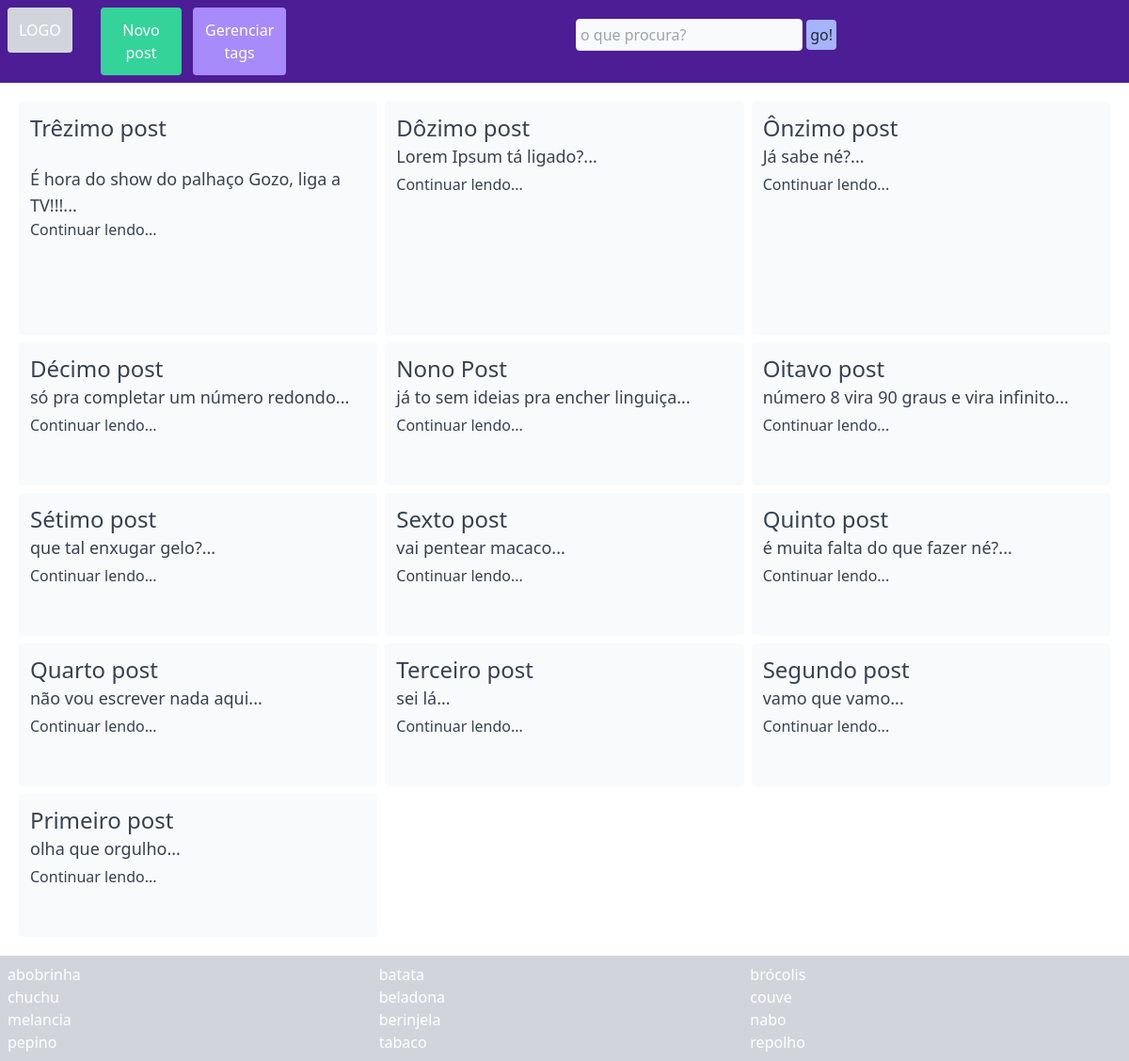
The app's page /, older data.
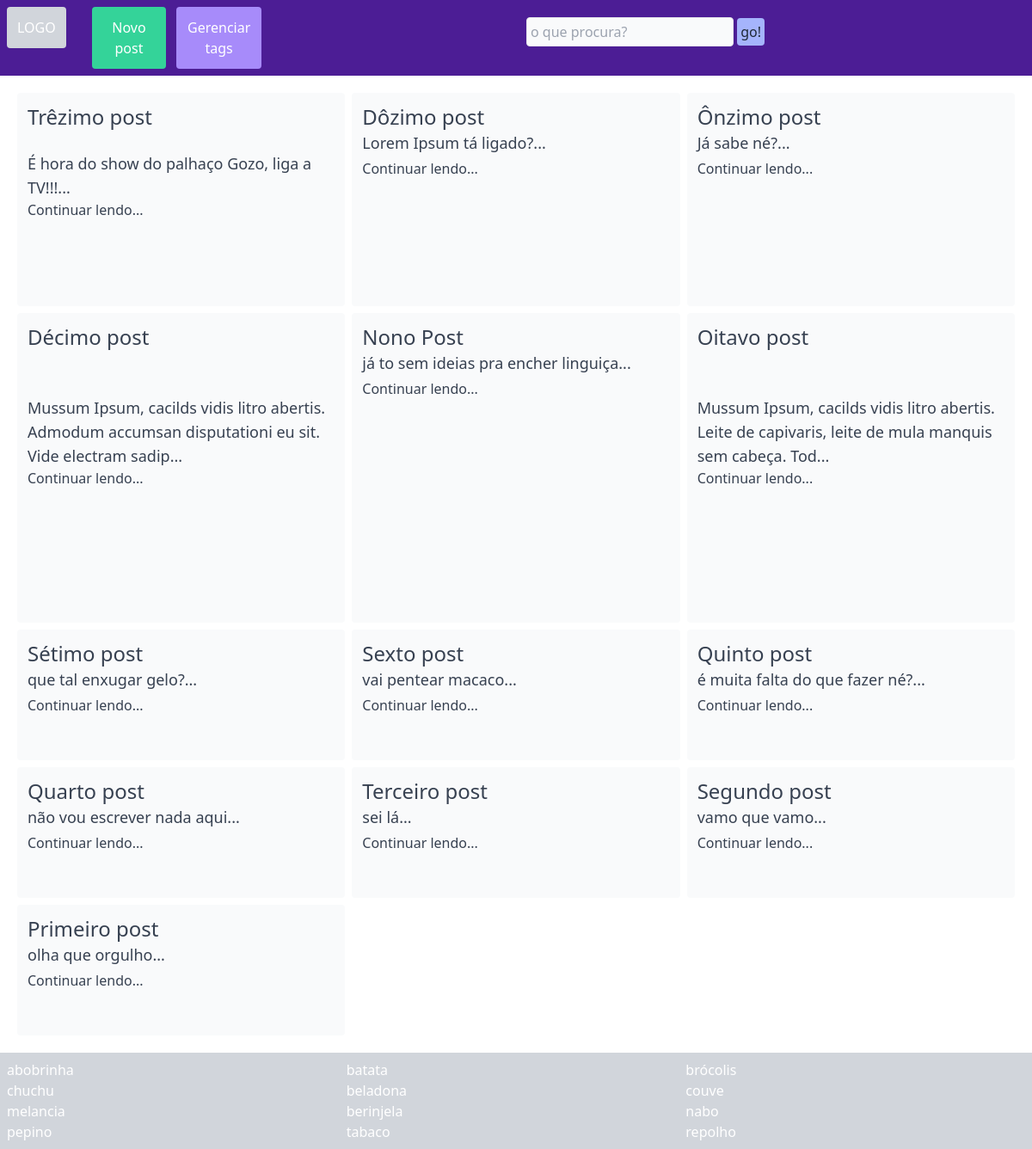
The same page, newer data.
### posts/models.py (models this page shows, shortened)
class Post(models.Model):
    titulo = models.CharField(max_length=200)
    corpo = models.TextField()
    publicado = models.DateTimeField('Publicado em', auto_now_add=True)
    atualizado = models.DateTimeField('Atualizado em', auto_now=True)
    class Meta:
        ordering = ['titulo']

### posts/views.py (the view)
# urls.py: path('', views.read, name='index'),
def read(request, post=0):
    if post:
        post = get_object_or_404(Post, pk=post)
        return render(request, 'post.html', {'post': post})
    else:
        ultimos_posts = Post.objects.order_by('-publicado')
        postagens = {'ultimos_posts': ultimos_posts,}
        return render(request, 'index.html', postagens)

### posts/templates/index.html
{% extends 'base.html' %}
    {% block corpo %}
    {% if ultimos_posts %}
    <ul class="text-gray-700 m-2 grid grid-cols-3">
    {% for post in ultimos_posts %}
        <li class="rounded p-3 bg-gray-50 m-1">
            <div class="grid grid-rows-2">
                <a href="{% url 'post' post.id %}" class="grid grid-rows-2">
                    <span class="text-2xl hover:text-gray-400">{{ post.titulo }}</span>
                    <span class="text-lg">{{ post.corpo|slice:":100" }}...</span>
                </a>
                <div class="flex flex-wrap">
                    Continuar lendo...
                </div>
            </div>
        </li>
    {% endfor %}
    </ul>
    {% else %}
    <p>Nenhum post</p>
    {% endif %}
    {% endblock corpo %}

Row changes from the older to the newer data that the page shows:
changed Post "Décimo post": corpo "só pra completar um número redondo" → "Mussum Ipsum, cacilds vidis litro abertis. Admodum accumsan disputationi eu sit. Vide electram sadip"
changed Post "Oitavo post": corpo "número 8 vira 90 graus e vira infinito" → "Mussum Ipsum, cacilds vidis litro abertis. Leite de capivaris, leite de mula manquis sem cabeça. Tod"
